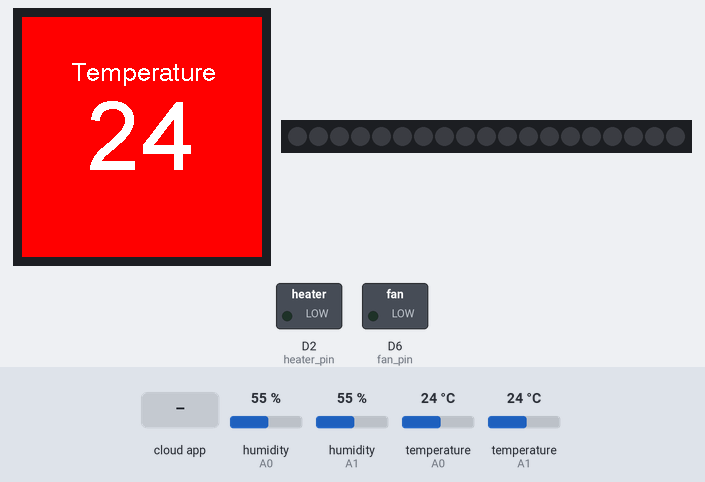
Bench run of a sketch on a simulated Arduino Nano 33 IoT. Shown: 240×240 colour display, 19 RGB LEDs in strip order, left to right, switched loads named in the sketch (green lamp = pin HIGH). Dashed ring = blinking. Inputs (shaded band) come from the test bench; at power-on: temperature (sensors on A0, A1) 24 °C, humidity (sensors on A0, A1) 55 %. Dim RGB values are drawn brighter than linear; WiFi joins after 1.5 s; servers stay silent unless stated.

Above: at 5.8 s.
5.9 s: the phone or cloud app sets automatic_mode to 1
At 6.5 s:
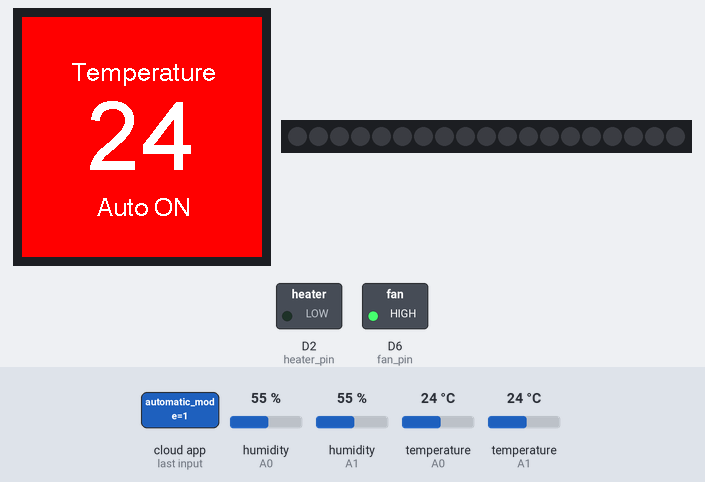
8.9 s: the phone or cloud app sets heater to 1
At 10.0 s:
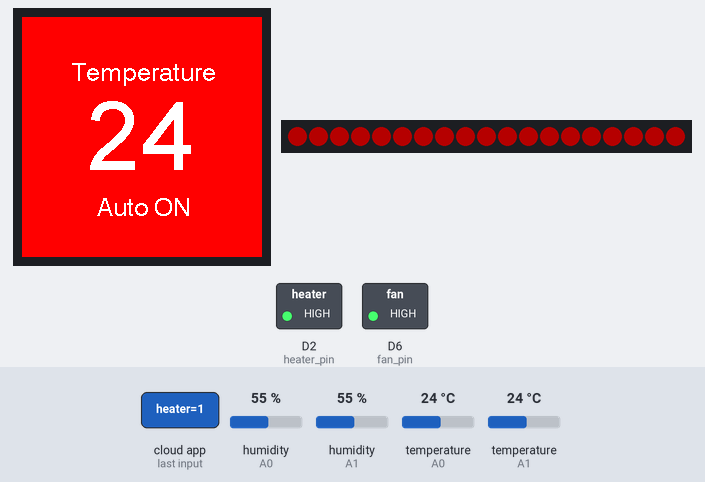
10.5 s: temperature (sensor on A0) set to 20 °C
At 11.7 s:
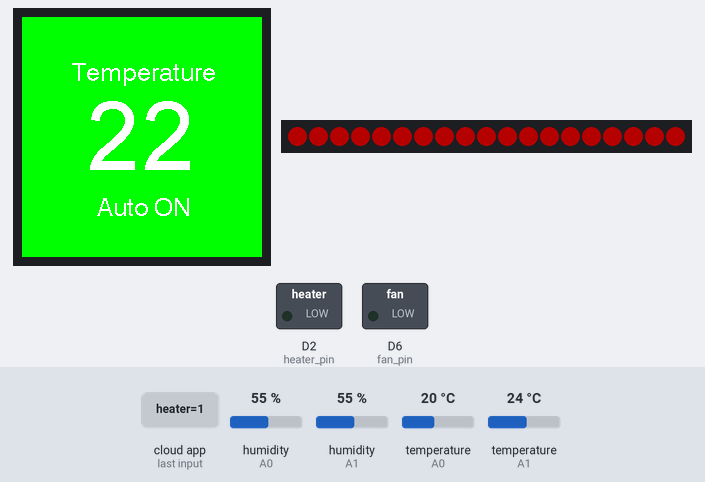
12.1 s: temperature (sensor on A1) set to 20 °C
At 13.65 s:
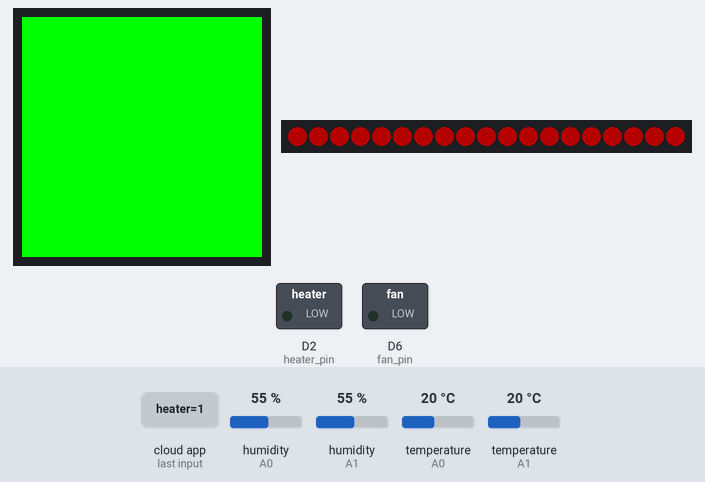
13.7 s: the phone or cloud app sets humidity_display to 1
At 15.0 s:
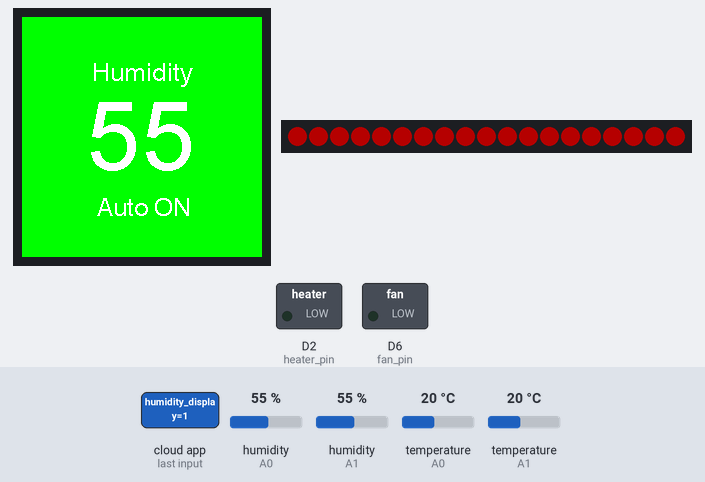
16.7 s: the phone or cloud app sets automatic_mode to 0
At 17.6 s:
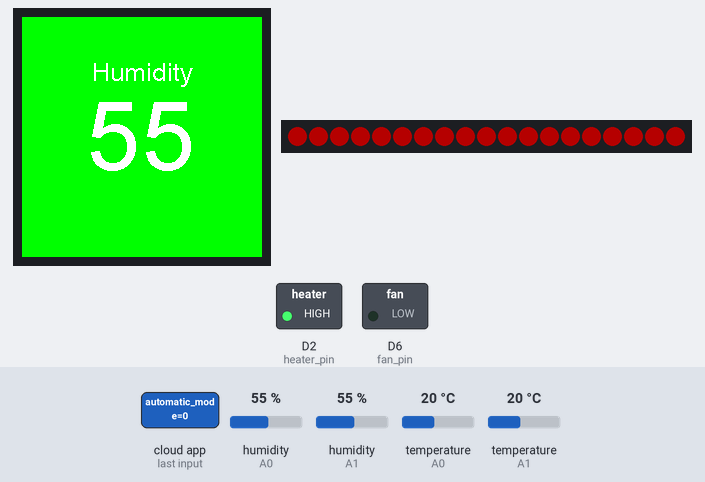
Timing chart, 0 to 19.7 s (numbered marks = the images above; inputs shaded):
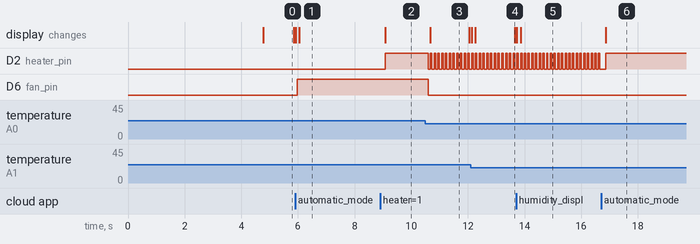

The sketch:

EGG_Nursery_jan21a.ino
```cpp
#include "arduino_secrets.h"
/*
  Sketch generated by the Arduino IoT Cloud Thing "Untitled"
  https://create.arduino.cc/cloud/things/1f8a8ff9-c542-4f50-94d1-ebe32acae2d8

  Arduino IoT Cloud Variables description

  The following variables are automatically generated and updated when changes are made to the Thing

  int h_logF;
  int humidity;
  int temp;
  int t_logF;
  bool automatic_mode;
  bool fan;
  bool heater;
  bool humidity_display;

  Variables which are marked as READ/WRITE in the Cloud Thing will also have functions
  which are called when their values are changed from the Dashboard.
  These functions are generated with the Thing and added at the end of this sketch.
*/


// Include headers for display. Library is configured for the GC9A01 display.
/* pins are:
  TFT_MOSI 11 In some display driver board, it might be written as "SDA" and so on.
  TFT_SCLK 12
  TFT_CS   10 Chip select control pin
  TFT_DC   7 Data Command control pin
  TFT_RST  8 Reset pin (could connect to Arduino RESET pin)
  TFT_BL   9 LED back-light
*/
#include <SPI.h>
#include <TFT_eSPI.h>
TFT_eSPI tft = TFT_eSPI();

// Include header for temperature and humidity sensor (DHT11).
#include <DFRobot_DHT11.h>
// Include iot headers. This allows for variables to be read or read and write to and from the cloud.
#include "thingProperties.h"

// initialise the pins for the temperature sensor and give it a name. Two DHT11's are used.
DFRobot_DHT11 DHT0;
#define DHT_PIN0 A0
DFRobot_DHT11 DHT1;
#define DHT_PIN1 A1


// Include header for LED lights, setup the I/O pin number (digital PWM), number of LEDs used in this project, brightness of the LED, LED type and colour order.
#include <FastLED.h>
#define LED_PIN     3
#define NUM_LEDS    19
#define BRIGHTNESS  64
#define LED_TYPE    WS2811
#define COLOR_ORDER GRB
// This sets up an array that we can manipulate to set/clear led data.
CRGB leds[NUM_LEDS];

#define UPDATES_PER_SECOND 100

// assign the I/O pin number for the fan and heater both are digital PWM.
const int fan_pin = 6;
const int heater_pin = 2;

void setup() {
  // Initialise the GC9A01 display.
  tft.init();
  delay(3000); // power-up safety delay
  // This tells the library the type of LED used, which pin DIN is connected to on the microcontroller, number or LEDS and colour order.
  FastLED.addLeds<LED_TYPE, LED_PIN, COLOR_ORDER>(leds, NUM_LEDS).setCorrection( TypicalLEDStrip );
  // Tells the library the defined brightness.
  FastLED.setBrightness(  BRIGHTNESS );
  // Set the PWM pins for fan and heater as output.
  pinMode(fan_pin, OUTPUT);
  pinMode(heater_pin, OUTPUT);
  // Defined in thingProperties.h
  initProperties();

  // Connect to Arduino IoT Cloud
  ArduinoCloud.begin(ArduinoIoTPreferredConnection);

  /*
     The following function allows you to obtain more information
     related to the state of network and IoT Cloud connection and errors
     the higher number the more granular information you’ll get.
     The default is 0 (only errors).
     Maximum is 4
  */
  setDebugMessageLevel(2);
  ArduinoCloud.printDebugInfo();
}

void loop() {
  // update the variables to the Arduino iot cloud.
  ArduinoCloud.update();
  // read the signals from the two DHT sensors
  DHT0.read(DHT_PIN0); // DHT1
  DHT1.read(DHT_PIN1); // DHT1
  // calculate the average temperature and log it using a separate variable. Having a separate variable to log the data allows the user to be able to change the desired data logging frequency.
  // The same applies for humidity.
  temp = (DHT1.temperature+DHT0.temperature)/2;
  t_logF = (DHT1.temperature+DHT0.temperature)/2;

  humidity = (DHT1.humidity+DHT0.humidity)/2;
  h_logF = (DHT1.humidity+DHT0.humidity)/2;

  // set conditions for the incubator.
  if (temp > 22) {
    // if the temperature is greater than 22 the screen background will turn red, and the text format will be changed so that the background of the text matches with the background of the screen.
    // the colour red is indicating to the user that the temperature is too hot.
    // the if statement for the variable automatic_mode is activated when true. This statement is determined by the user clicking on a switch on the Arduino dashboard in this temperature condition the fan will turn on.
    if (automatic_mode == true) {
      digitalWrite(fan_pin, HIGH);
    }
    tft.fillScreen(TFT_RED);
    tft.setTextColor(TFT_WHITE, TFT_RED);
  } else if (temp < 18){
    // if the temperature is less than 18 the screen background will turn blue, and the text format will be changed so that the background of the text matches with the background of the screen.
    // the colour blue is indicating to the user that the temperature is too cold.
    // the if statement for the variable automatic_mode is activated when true. This statement is determined by the user clicking on a switch on the Arduino dashboard in this temperature condition the heater will turn on (LED light on and set to colour red).
    if (automatic_mode == true) {
      digitalWrite(heater_pin, HIGH);
      fill_solid( leds, NUM_LEDS, CRGB::Red);
      FastLED.show();
    }
    tft.fillScreen(TFT_BLUE);
    tft.setTextColor(TFT_WHITE, TFT_BLUE);
  } else if (temp >= 18 && temp <= 22) {
    // if the temperature is greater than or equal to 18 and less than or equal to 22 the screen background will turn green, and the text format will be changed so that the background of the text matches with the background of the screen.
    // the colour green is indicating to the user that the ideal temperature has been reached.
    // the if statement for the variable automatic_mode is activated when true. This statement is determined by the user clicking on a switch on the Arduino dashboard in this temperature condition both the fan and heater will turn off (LED light on and set to colour red).
    if (automatic_mode == true) {
      digitalWrite(fan_pin, LOW);
      digitalWrite(heater_pin, LOW);
    }
    tft.fillScreen(TFT_GREEN);
    tft.setTextColor(TFT_WHITE, TFT_GREEN);
  }

  // set cursor function is used to position where the text will be printed on the display and the size of the text. (X,Y,font size)
  // in this case the coordinates are set to about the centre of the screen (starting from the first character).

  tft.setCursor(65, 80, 8);
  // the if statement for the variable humidity_display is activated when true. This statement is determined by the user clicking on a switch on the Arduino dashboard in this condition the humidity will be displayed instead of the temperature.
  if (humidity_display == true){
    tft.println(humidity);
  }else{
    tft.println(temp);
  }

  // set cursor coordinates are positioned at the top part of the screen with a smaller font. It is the title for the measurement being displayed below.
  tft.setCursor(70, 45, 4);
  // when the user wants to see the humidity, the title will change to "Humidity", if not then title will be changed to "Temperature"
  if (humidity_display == true){
    tft.println("Humidity");
  }else{
    // set cursor have slightly different coordinates when compared to humidity coordinates, this is because the word Temperature is longer than humidity therefore it must be slightly shifted to the left along the x axis so it can fit in the middle
    tft.setCursor(50, 45, 4);
    tft.println("Temperature");
  }
  //set cursor coordinates are positioned at the top part of the screen with font size 4. It is to display if automatic mode is on or off.
  tft.setCursor(75, 180, 4);
  if (automatic_mode == true){
    tft.println("Auto ON");
  }


  // when automatic mode is off the user can choose to switch on the heater at any temperature condition. The if statement is determined by the user clicking on the heater button on the IOT dashboard if true heater will turn on (LED with colour red) and if false then heater will be off.
  if (heater == true) {
    digitalWrite(heater_pin, HIGH);
    fill_solid( leds, NUM_LEDS, CRGB::Red);
    FastLED.show();
  }
  if (heater == false) {
    digitalWrite(heater_pin, LOW);
  }
}


/*
  Since Fan is READ_WRITE variable, onFanChange() is
  executed every time a new value is received from IoT Cloud.
*/
void onFanChange()  {
  // if user enables the switch fan will be on, if switch is off fan will be off.
  if (fan == true) {
    digitalWrite(fan_pin, HIGH);
  }
  if (fan == false) {
    digitalWrite(fan_pin, LOW);
  }
}

/*
  Since Heater is READ_WRITE variable, onHeaterChange() is
  executed every time a new value is received from IoT Cloud.
*/
void onHeaterChange()  {
  // this code is in the for loop since the FastLED function to set the LED colour works in the for loop.
}

/*
  Since AutomaticMode is READ_WRITE variable, onAutomaticModeChange() is
  executed every time a new value is received from IoT Cloud.
*/
void onAutomaticModeChange()  {
  // if user disables auto mode both fan and heater will be turned off allowing the user to use the READ_WRITE variable Fan and Heater at any temperature condition.
  if (automatic_mode == false) {
     digitalWrite(heater_pin, LOW);
     digitalWrite(fan_pin, LOW);
  }
}

/*
  Since HumidityDisplay is READ_WRITE variable, onHumidityDisplayChange() is
  executed every time a new value is received from IoT Cloud.
*/
void onHumidityDisplayChange()  {

}
```

arduino_secrets.h
```cpp
#define SECRET_SSID ""
#define SECRET_OPTIONAL_PASS ""
```

thingProperties.h
```cpp
// Code generated by Arduino IoT Cloud, DO NOT EDIT.

#include <ArduinoIoTCloud.h>
#include <Arduino_ConnectionHandler.h>

const char SSID[]     = SECRET_SSID;    // Network SSID (name)
const char PASS[]     = SECRET_OPTIONAL_PASS;    // Network password (use for WPA, or use as key for WEP)

void onAutomaticModeChange();
void onFanChange();
void onHeaterChange();
void onHumidityDisplayChange();

int h_logF;
int humidity;
int temp;
int t_logF;
bool automatic_mode;
bool fan;
bool heater;
bool humidity_display;

void initProperties(){

  ArduinoCloud.addProperty(h_logF, READ, 1 * SECONDS, NULL);
  ArduinoCloud.addProperty(humidity, READ, 1 * SECONDS, NULL);
  ArduinoCloud.addProperty(temp, READ, 1 * SECONDS, NULL);
  ArduinoCloud.addProperty(t_logF, READ, 1 * SECONDS, NULL);
  ArduinoCloud.addProperty(automatic_mode, READWRITE, ON_CHANGE, onAutomaticModeChange, 1);
  ArduinoCloud.addProperty(fan, READWRITE, ON_CHANGE, onFanChange);
  ArduinoCloud.addProperty(heater, READWRITE, ON_CHANGE, onHeaterChange);
  ArduinoCloud.addProperty(humidity_display, READWRITE, ON_CHANGE, onHumidityDisplayChange);

}

WiFiConnectionHandler ArduinoIoTPreferredConnection(SSID, PASS);
```

Measured:
- the behaviour switches between 22 and 21 °C on temperature (sensor on A0) (found by bisection; images 2 and 3)
- the behaviour switches between 22 and 21 °C on temperature (sensor on A1) (found by bisection; images 3 and 4)
- after the input at 5.9 s, D6 (fan_pin): LOW → HIGH after 0.07 s; the display: first differs from a run without the input after 0.15 s (image 1)
- after the input at 8.9 s, D2 (heater_pin): LOW → HIGH after 0.19 s
- after the input at 10.5 s, D2 (heater_pin): alternates HIGH for 0.05 s and LOW for 0.08 s, starting after 0.10 s; D6 (fan_pin): HIGH → LOW after 0.10 s; the display: changes after 0.18 s (image 3)
- after the input at 12.1 s, the display: first differs from a run without the input after 0.16 s (image 4 shows a later state)
- after the input at 13.7 s, the display: first differs from a run without the input after 0.16 s (image 5)
- after the input at 16.7 s, the display: changes after 0.17 s (image 6)
